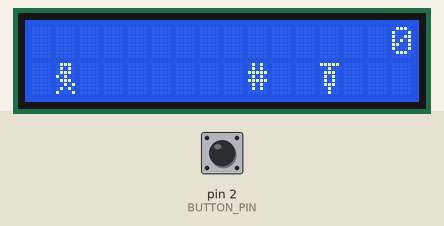
This sketch was run on a simulated Arduino Uno, built with avr-gcc and run on an emulated ATmega328P. Shown: 16×2 character LCD. The inputs (shaded band) are chosen by the test bench; at power-on: pin 2 (BUTTON_PIN) HIGH. Random numbers use the default seed unless the sketch sets one.

Above: at 1.3 s.
1.4 s: pin 2 (BUTTON_PIN) pulled LOW for 3.2 s
At 1.72 s:
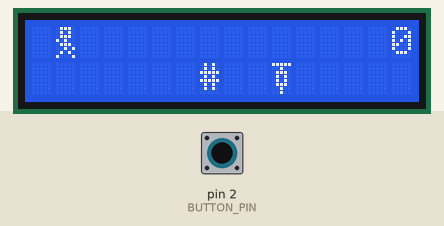
6.1 s: pin 2 (BUTTON_PIN) pulled LOW for 0.35 s
At 6.42 s:
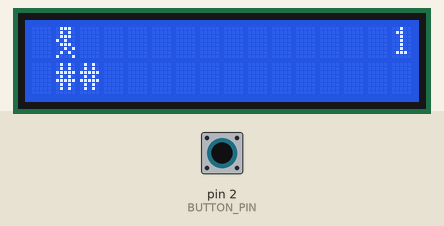
9.4 s: pin 2 (BUTTON_PIN) pulled LOW for 1 s
At 9.63 s:
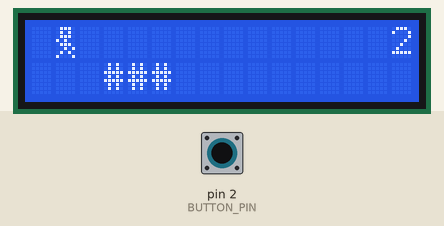
13.4 s: pin 2 (BUTTON_PIN) pulled LOW for 0.35 s
At 13.67 s:
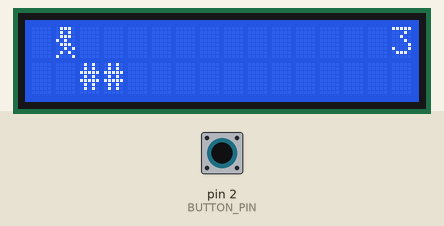
16.7 s: pin 2 (BUTTON_PIN) pulled LOW for 0.35 s
At 17.09 s:
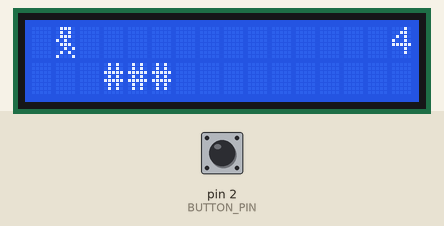
20.0 s: pin 2 (BUTTON_PIN) pulsed LOW 2 times (0.12 s each, 0.3 s apart)
At 20.91 s:
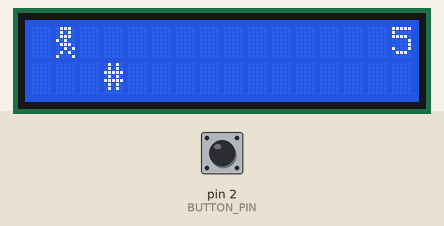

The sketch:

game_new.ino
```cpp
#include <Wire.h>
#include <LiquidCrystal_I2C.h>
#include <stdlib.h>

#define BUTTON_PIN 2
#define JUMP_DURATION 5

LiquidCrystal_I2C lcd(0x3F, 16, 2);

byte customPlayer[] = {
  B01110,
  B01010,
  B01110,
  B10100,
  B01110,
  B00101,
  B01010,
  B10001
};

byte customPowerUp[] = {
  B11111,
  B00100,
  B01110,
  B01010,
  B01010,
  B01110,
  B00100,
  B00100
};

int playerPos = 1;
int obstaclePos = 15;
int obstaclePos1 = 20;
int powerUpPos = -1;
bool isJumping = false;
int jumpCounter = 0;
int score = 0;
int iSecret;
int iSecret1;
bool hasPowerUp = false;
int powerUpCounter = 0;

int dl = 200;
int posSCORE = 15;

void setup() {
  pinMode(BUTTON_PIN, INPUT_PULLUP);
  lcd.init();
  lcd.backlight();

  // สร้างตัวละครที่กำหนดเอง
  lcd.createChar(0, customPlayer);
  lcd.createChar(1, customPowerUp);

  startGame();
}

void loop() {
  if (digitalRead(BUTTON_PIN) == LOW) {
    if (!isJumping) {
      isJumping = true;
      jumpCounter = 0;
    }
  }

  if (isJumping) {
    jumpCounter++;
    if (jumpCounter > JUMP_DURATION) {
      isJumping = false;
    }
  }

  // Move the obstacle
  obstaclePos--;
  if (iSecret == 0 && obstaclePos < 0) {
    obstaclePos = 15;
    score++;
  } else if (iSecret == 1 && obstaclePos < 0){
    iSecret--;
  } else if (iSecret == 2 && obstaclePos < 0){
    iSecret--;
  }

  if(score >= 10){
    obstaclePos1--;
    if (iSecret1 == 0 && obstaclePos1 < 0) {
      obstaclePos1 = 20;
      score++;
    } else if (iSecret1 == 1 && obstaclePos1 < 0){
      iSecret1--;
    } else if (iSecret1 == 2 && obstaclePos1 < 0){
      iSecret1--;
    }
  }

  // Generate power-up
  if (powerUpPos < 0 && rand() % 95 == 0) { // Randomly generate power-up
    powerUpPos = 15;
  }

  if (powerUpPos >= 0) {
    powerUpPos--;
    if (powerUpPos < 0 && !hasPowerUp) {
      powerUpPos = -1; // Remove power-up when it goes off screen
    }
  }

  // Check collision with obstacle
  if (iSecret == 0 && playerPos == 1 && obstaclePos == 1 && !isJumping && !hasPowerUp) {
    gameOver();
  } else if (iSecret == 1 && playerPos == 1 && !isJumping && !hasPowerUp) {
    if (obstaclePos == 1 || obstaclePos == 0) {
      gameOver();
    } else if (obstaclePos1 == 1 || obstaclePos1 == 0) {
      gameOver();
    }
  } else if (iSecret == 2 && playerPos == 1 && !isJumping && !hasPowerUp) {
    if (obstaclePos == 1 || obstaclePos == 0 || obstaclePos == -1) {
      gameOver();
    } else if (obstaclePos1 == 1 || obstaclePos1 == 0 || obstaclePos1 == -1) {
      gameOver();
    }
  }

  // Check collision with power-up
  if (powerUpPos == playerPos && !isJumping) {
    hasPowerUp = true;
    powerUpCounter = 50; // Power-up lasts for 50 cycles
    powerUpPos = -1; // Remove power-up after collecting
  }

  // Update display
  lcd.clear();
  if (score >= 0 && score < 10) {
    lcd.setCursor(posSCORE, 0);
    lcd.print(score);
  } else if (score >= 10 && score < 100) {
    lcd.setCursor(posSCORE - 1, 0);
    lcd.print(score);
  } else if (score >= 100 && score < 1000) {
    lcd.setCursor(posSCORE - 2, 0);
    lcd.print(score);
  }

  lcd.setCursor(playerPos, 1);
  if (isJumping) {
    lcd.print(" ");
    lcd.setCursor(playerPos, 0);
    lcd.write(byte(0)); // ใช้ customPlayer
  } else {
    lcd.write(byte(0)); // ใช้ customPlayer
  }

  lcd.setCursor(obstaclePos, 1);
  if (obstaclePos == 15) {
    iSecret = rand() % 3;
  }

  if (iSecret == 0) {
    lcd.print("#");
  } else if (iSecret == 1) {
    lcd.print("##");
  } else if (iSecret == 2) {
    lcd.print("###");
  }

  lcd.setCursor(obstaclePos1, 1);
  if (obstaclePos1 == 20) {
    iSecret1 = rand() % 3;
  }

  if (iSecret1 == 0) {
    lcd.print("#");
  } else if (iSecret1 == 1) {
    lcd.print("##");
  } else if (iSecret1 == 2) {
    lcd.print("###");
  }

  if (powerUpPos >= 0 && obstaclePos != powerUpPos && obstaclePos1 != powerUpPos) {
    lcd.setCursor(powerUpPos, 1);
    lcd.write(byte(1));
  }

  if (hasPowerUp) {
    powerUpCounter--;
    if (powerUpCounter <= 0) {
      hasPowerUp = false;
    }
  }

  delay(dl);
  if (score == 10) {
    dl = 150;
  } else if (score == 20) {
    dl = 100;
  } else if (score == 30) {
    dl = 75;
  } else if (score == 50) {
    dl = 50;
  } else if (score == 100) {
    dl = 25;
  } else if (score == 500){
    dl = 20;
  } else if (score == 750){
    dl = 15;
  } else if (score == 800){
    dl = 10;
  } else if (score == 900){
    dl = 5;
  } else if (score == 990){
    dl = 1;
  }
}

void waitForButtonPress() {
  while (digitalRead(BUTTON_PIN) == LOW) {
    // Wait until the button is pressed
  }
}

void gameOver() {
  lcd.clear();
  lcd.setCursor(0, 0);
  lcd.print("Game Over!");
  lcd.setCursor(0, 1);
  lcd.print("Score: ");
  lcd.print(score);
  delay(2000);  // Show game over screen for 2 seconds
  waitForButtonPress();  // Wait for the button press to restart
  startGame();  // Restart the game
}

void startGame() {
  score = 0;
  playerPos = 1;
  obstaclePos = 15;
  obstaclePos1 = 20;
  powerUpPos = -1;
  isJumping = false;
  jumpCounter = 0;
  hasPowerUp = false;
  powerUpCounter = 0;
  lcd.clear();
  lcd.setCursor(0, 0);
  lcd.print("Jump Man Game");
  lcd.setCursor(0, 1);
  lcd.print("Press to Start");
  waitForButtonPress();
  lcd.clear();
}
```
